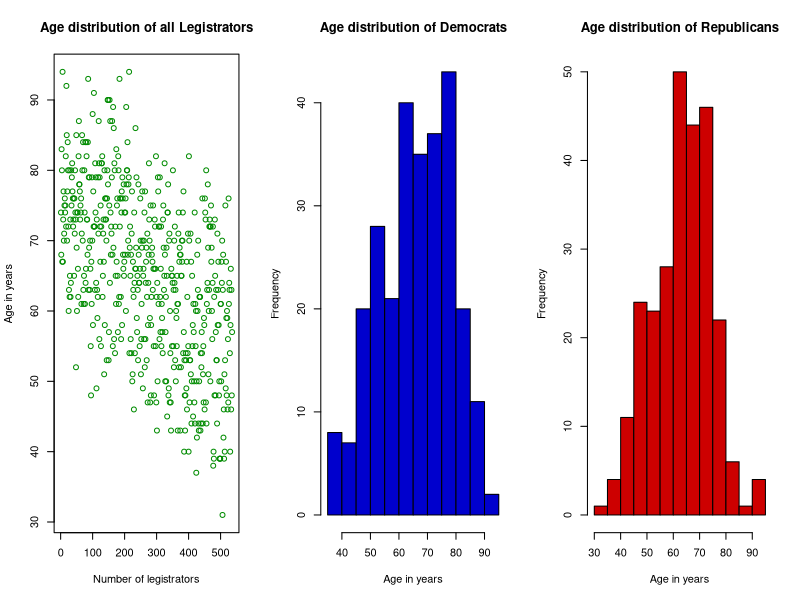
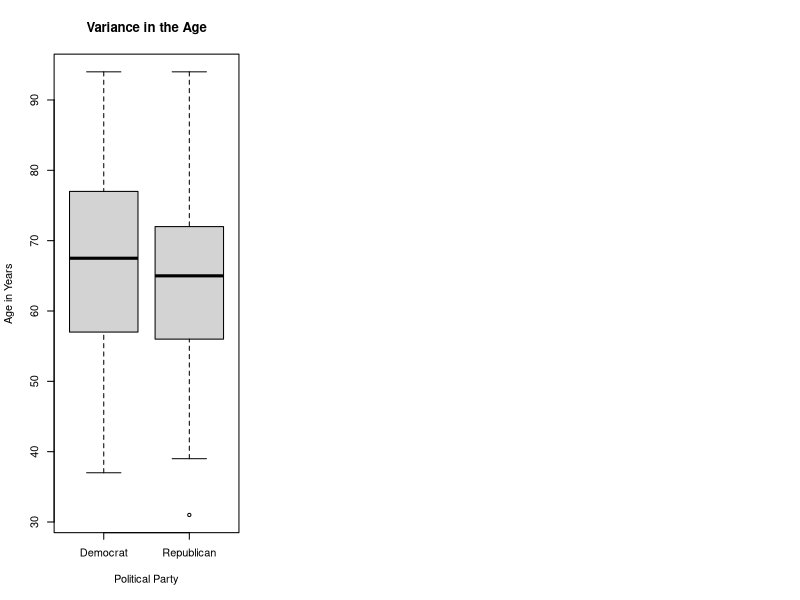

The R script that drew these images, in order: (Note: this script raises an error after producing the figures.)
## ---- chunk 1
library(dplyr)
library(knitr)
library(tidyverse) 
## ---- chunk 2
setwd("C:\\Users\\savit\\lab_1\\datasets")
legislator_full_data <- read_csv("legislators-current.csv")
view(legislator_full_data)
## ---- chunk 3
Num_Of_Rows <- nrow(legislator_full_data)
Num_Of_Columns <- ncol(legislator_full_data)
sprintf('The Dataset had %i Rows and %i Columns', Num_Of_Rows ,Num_Of_Columns)
## ---- chunk 4
legislator_subset_data <- legislator_full_data %>%
  select (full_name, birthday, party)  %>%
    filter(party != 'Independent')

## ---- chunk 5
currentDate <- Sys.Date()
legislator_DemRep_Age_data  <- legislator_subset_data %>% 
  mutate(AgeInYears = round((as.numeric(difftime(currentDate , birthday,units = "weeks")))/52))
legislator_DemRep_Age_data
## ---- chunk 6
par(mfrow=c(1,3))
plot(legislator_DemRep_Age_data$AgeInYears,col ='green4',  main = "Age distribution of all Legistrators",  ylab='Age in years', xlab='Number of legistrators')

hist((legislator_DemRep_Age_data %>% select(party,AgeInYears)  %>%
    filter(party == 'Democrat'))$AgeInYears, main = "Age distribution of Democrats", col='blue3', xlab='Age in years')

hist((legislator_DemRep_Age_data %>% select(party,AgeInYears)  %>%
    filter(party == 'Republican'))$AgeInYears, main = "Age distribution of Republicans", col='red3', xlab='Age in years')


## ---- chunk 7
boxplot(legislator_DemRep_Age_data$AgeInYears~legislator_DemRep_Age_data$party, main=  "Variance in the Age", xlab = "Political Party", ylab = "Age in Years")
## ---- chunk 8

wilcox.test(legislator_DemRep_Age_data$AgeInYears~legislator_DemRep_Age_data$party, mu=0, alt = "two.sided", conf.int = T, conf.level=0.95,  paired=F, exact=F, correct=T)
## ---- chunk 9
t.test(legislator_DemRep_Age_data$AgeInYears~legislator_DemRep_Age_data$party, mu=0, alt = "two.sided", conf=0.95, var.eq=F, paired=F)
